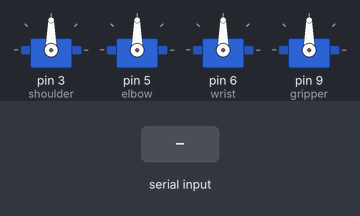
Bench run of a sketch on a simulated Arduino Uno, built with avr-gcc and run on an emulated ATmega328P. Parts: 4 × servo. The inputs (shaded band) are chosen by the test bench.

Above: at 1.2 s.
1.3 s: "LEFT\n" received over Serial
At 1.7 s:
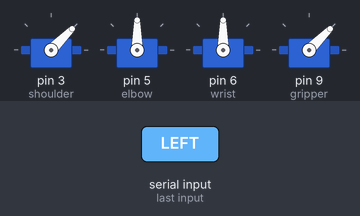
3.3 s: "RIGHT\n" received over Serial
At 3.7 s:
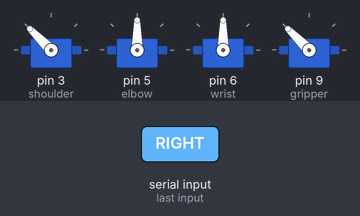
Timing chart, 0 to 6.3 s (numbered marks = the images above; inputs shaded):
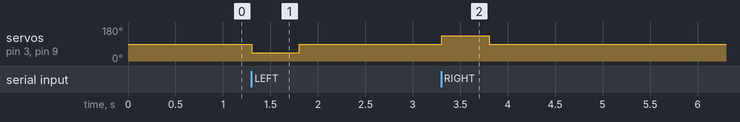

Measured:
- after the input at 1.3 s, servo on pin 3 (shoulder), servo on pin 9 (gripper): 90° → 45° at once, → 90° 0.50 s later
- after the input at 3.3 s, servo on pin 3 (shoulder), servo on pin 9 (gripper): 90° → 135° at once, → 90° 0.50 s later

The sketch:

arduino_control.ino
```cpp
/*
 * arduino_control.ino
 * BCI Robotic Arm — Arduino Uno Servo Controller
 * Receives: LEFT | RIGHT | REST via Serial from MATLAB
 * Controls: 4x SG90 Servo Motors on PWM pins D3, D5, D6, D9
 */
#include <Servo.h>

Servo shoulder, elbow, wrist, gripper;

void setup() {
  Serial.begin(9600);
  shoulder.attach(3);
  elbow.attach(5);
  wrist.attach(6);
  gripper.attach(9);
  resetArm();
}

void resetArm() {
  shoulder.write(90); elbow.write(90);
  wrist.write(90);    gripper.write(90);
}

void moveLeft() {
  shoulder.write(45); elbow.write(90);
  wrist.write(90);    gripper.write(45);
  delay(500);         resetArm();
}

void moveRight() {
  shoulder.write(135); elbow.write(90);
  wrist.write(90);     gripper.write(135);
  delay(500);          resetArm();
}

void loop() {
  if (Serial.available()) {
    String cmd = Serial.readStringUntil('\n');
    cmd.trim();
    if      (cmd == "LEFT")  moveLeft();
    else if (cmd == "RIGHT") moveRight();
    else if (cmd == "REST")  resetArm();
  }
}
```
